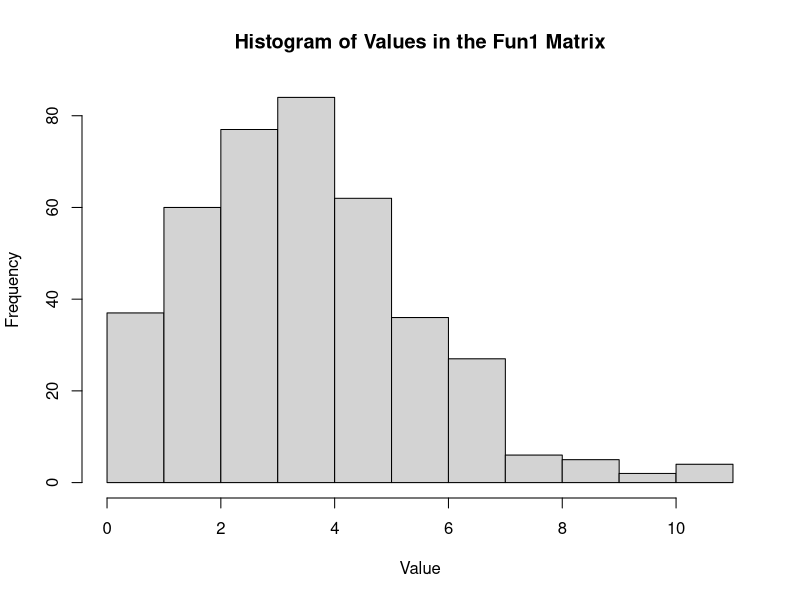
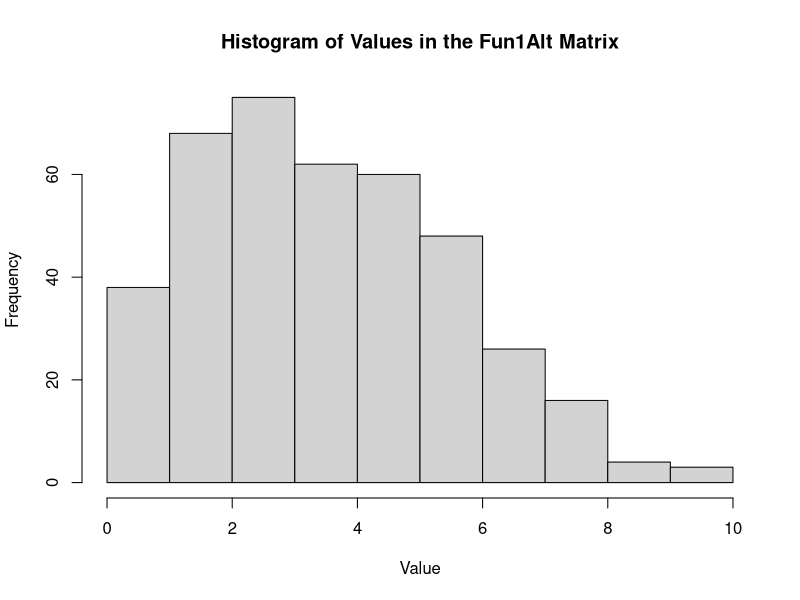

Recreate these plots in R, in order. (Note: this script raises an error after producing the figures.)
## ---- chunk 1

fun1 <- function(n = 100, k = 4, lambda = 4) {
  x <- NULL
  
  for (i in 1:n){
    x <- rbind(x, rpois(k, lambda))    
  }
  
  return(x)
}

# Write a faster version of the function 
fun1alt <- function(n = 100, k = 4, lambda = 4) {
  matrix(rpois(n * k, lambda), nrow = n, ncol = k)
}
## ---- chunk 2
# Show that fun1alt generates a matrix with the same dimensions as fun1 
fun_matrix <- fun1()
dim(fun_matrix)

fun1alt_matrix <- fun1alt()
dim(fun1alt_matrix)
## ---- chunk 3
# Show the values inside the two matrices follow similar distributions 

hist(as.vector(fun_matrix),
main = "Histogram of Values in the Fun1 Matrix",
xlab = "Value",
ylab = "Frequency")

hist(as.vector(fun1alt_matrix),
main = "Histogram of Values in the Fun1Alt Matrix",
xlab = "Value",
ylab = "Frequency")
## ---- chunk 4
# Check the speed of the two functions 
microbenchmark::microbenchmark(
  fun1(),
  fun1alt()
)
## ---- chunk 5
# Data Generating Process (10 x 10,000 matrix)
set.seed(1234)
x <- matrix(rnorm(1e4), nrow=10)

# Find each column's max value
fun2 <- function(x) {
  apply(x, 2, max)
}

fun2alt <- function(x) {
  x[cbind(max.col(t(x)), 1:ncol(x))]
}
## ---- chunk 6
# Show that both functions return the same output for a given input matrix x

fun2_matrix <- fun2(x)
print(fun2_matrix)
## ---- chunk 7
fun2alt_matrix <- fun2alt(x)
print(fun2alt_matrix)
## ---- chunk 8
# Check the speed of the two functions
microbenchmark::microbenchmark(
  fun2(x),
  fun2alt(x)
)
## ---- chunk 9
my_boot <- function(dat, stat, R, ncpus = 1L) {
  
  # Getting the random indices
  n <- nrow(dat)
  idx <- matrix(sample.int(n, n*R, TRUE), nrow=n, ncol=R)
  
  #Parallelized function
  library(parallel)
  cl <- makeCluster(ncpus)
  clusterExport(cl, varlist = c("dat", "idx", "stat"), envir = environment())
  ans <- parLapply(cl, seq_len(R), function(i) {
    stat(dat[idx[, i], , drop = FALSE])
  })
  stopCluster(cl)
  
  # Converting the list into a matrix
  ans <- do.call(rbind, ans)

  return(ans)
}
## ---- chunk 10
# Bootstrap of an OLS
my_stat <- function(d) coef(lm(y ~ x, data=d))

# DATA SIM
set.seed(1)
n <- 500; R <- 1e4

x <- cbind(rnorm(n)); y <- x*5 + rnorm(n)

# Checking if we get something similar as lm
ans0 <- confint(lm(y~x))
ans1 <- my_boot(dat = data.frame(x, y), my_stat, R = R, ncpus = 2L)
## ---- chunk 11
system.time(my_boot(dat = data.frame(x, y), my_stat, R = 4000, ncpus = 1L))
system.time(my_boot(dat = data.frame(x, y), my_stat, R = 4000, ncpus = 2L))
